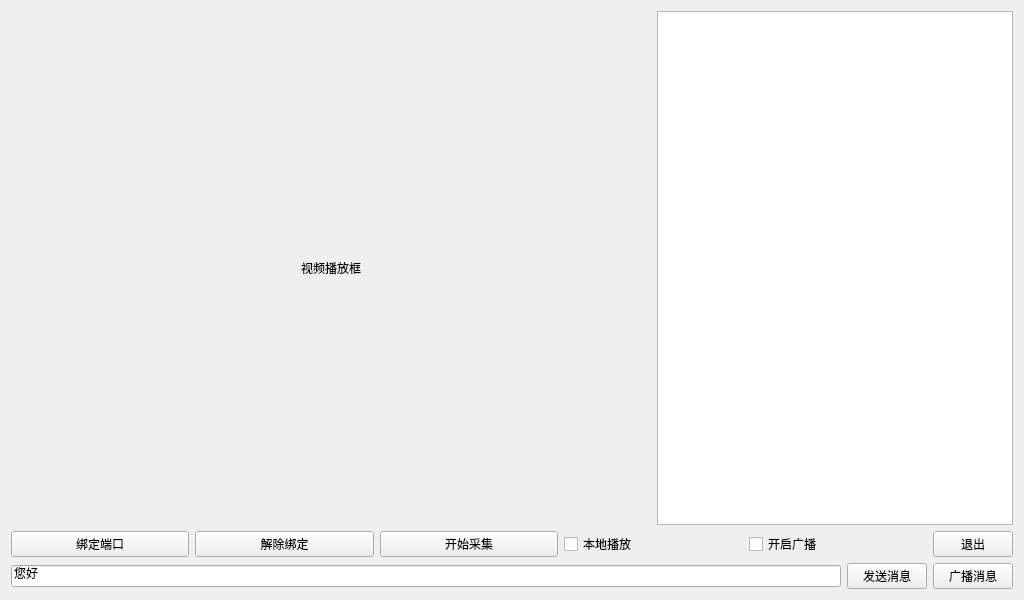
<?xml version="1.0" encoding="UTF-8"?>
<ui version="4.0">
 <class>Widget</class>
 <widget class="QWidget" name="Widget">
  <property name="geometry">
   <rect>
    <x>0</x>
    <y>0</y>
    <width>1024</width>
    <height>600</height>
   </rect>
  </property>
  <property name="windowTitle">
   <string>Widget</string>
  </property>
  <layout class="QVBoxLayout" name="verticalLayout">
   <item>
    <layout class="QHBoxLayout" name="horizontalLayout_3">
     <item>
      <widget class="QLabel" name="label">
       <property name="minimumSize">
        <size>
         <width>640</width>
         <height>480</height>
        </size>
       </property>
       <property name="maximumSize">
        <size>
         <width>640</width>
         <height>480</height>
        </size>
       </property>
       <property name="text">
        <string>视频播放框</string>
       </property>
       <property name="alignment">
        <set>Qt::AlignCenter</set>
       </property>
      </widget>
     </item>
     <item>
      <widget class="QTextBrowser" name="textBrowser"/>
     </item>
    </layout>
   </item>
   <item>
    <layout class="QHBoxLayout" name="horizontalLayout" stretch="4,4,4,4,4,1">
     <item>
      <widget class="QPushButton" name="bind">
       <property name="text">
        <string>绑定端口</string>
       </property>
      </widget>
     </item>
     <item>
      <widget class="QPushButton" name="unbind">
       <property name="text">
        <string>解除绑定</string>
       </property>
      </widget>
     </item>
     <item>
      <widget class="QPushButton" name="act">
       <property name="text">
        <string>开始采集</string>
       </property>
       <property name="checkable">
        <bool>true</bool>
       </property>
      </widget>
     </item>
     <item>
      <widget class="QCheckBox" name="checkBox">
       <property name="text">
        <string>本地播放</string>
       </property>
      </widget>
     </item>
     <item>
      <widget class="QCheckBox" name="checkBox_2">
       <property name="text">
        <string>开启广播</string>
       </property>
      </widget>
     </item>
     <item>
      <widget class="QPushButton" name="quit">
       <property name="text">
        <string>退出</string>
       </property>
      </widget>
     </item>
    </layout>
   </item>
   <item>
    <layout class="QHBoxLayout" name="horizontalLayout_2">
     <item>
      <widget class="QLineEdit" name="lineEdit">
       <property name="text">
        <string>您好</string>
       </property>
      </widget>
     </item>
     <item>
      <widget class="QPushButton" name="send">
       <property name="text">
        <string>发送消息</string>
       </property>
      </widget>
     </item>
     <item>
      <widget class="QPushButton" name="broadcast">
       <property name="text">
        <string>广播消息</string>
       </property>
      </widget>
     </item>
    </layout>
   </item>
  </layout>
 </widget>
 <resources/>
 <connections/>
</ui>
